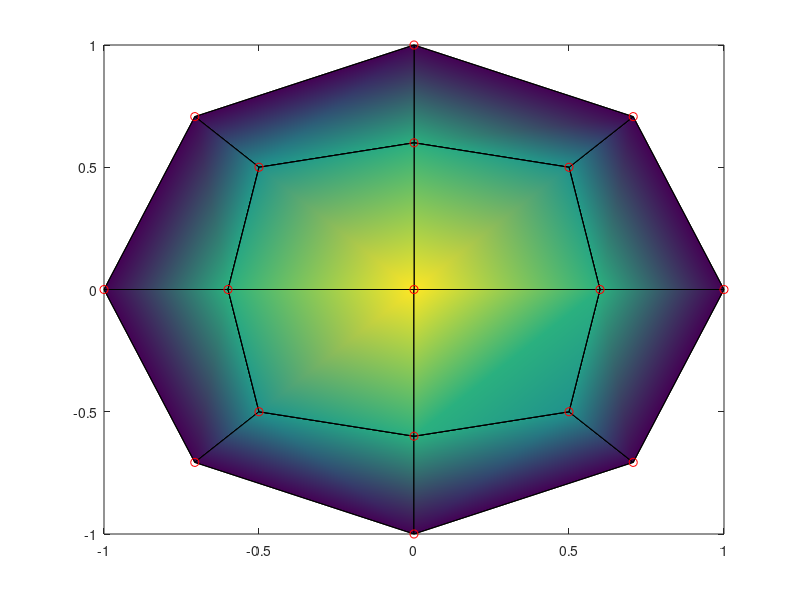

The MATLAB source for this figure: (Note: this script raises an error after producing the figure.)
clear all
%--------------------------------------------------------------------------
%   Putting things together : Primeiro teste completo dos quads de 4-nos
%   num circulo de raio 1 e representacao grafica
%   Autor: Prof. J. L. M. Fernandes
%--------------------------------------------------------------------------
%
%   definicao "manual" da malha: teste com 3x4=12 quads
quad=[1 2 10 9;2 3 11 10;3 4 12 11;4 5 13 12;5 6 14 13;6 7 15 14;7 8 16 15;
    8 1 9 16;9 10 11 17;11 12 13 17;13 14 15 17;15 16 9 17]
Nquads=size(quad,1)

G=0.5
H=0.6
x1=[1 0.707107 0 -0.707107 -1 -0.707107 0 0.707107 H G 0 -G ...
    -H -G 0 G 0.0]'
y1=[0 0.707107 1 0.707107 0 -0.707107 -1 -0.707107 0 G H G ...
    0 -G -H -G 0.0]'
Nnds=size(x1,1)
%   fim da geracao de malha aqui
%--------------------------------------------------------------------------
%   Tarefa 39, 1a parte : seccao para desenhar a malha de quads-4
%   com visualizacao a 2D da solucao exacta
%--------------------------------------------------------------------------
%   
u=1-x1.^2-y1.^2
figure(1)

Nquads=size(quad,1);
for i=1:Nquads;

edofs=[quad(i,:)]; %   conectividade deste quad
%   Sugestao: por e tirar comentario aqui para se ver a diferenca
%   com fill e sem fill
fill (x1(edofs),y1(edofs),u(edofs));hold on

plot(x1(edofs),y1(edofs),'k');hold on
end
plot(x1,y1,'ro');
%   fim da visualizacao da malha com a solucao exacta
%-----------------------------------------------------
%
Nels=size(quad,1);       % numero de elementos quad-4

Nnds =size(x1,1);        % numero de nos

%-----------------------------------------------------
%   Tarefa 36 - assemblagem dos elementos
%-----------------------------------------------------
%   inicializacao a zeros
Kg=zeros(Nnds,Nnds);
fg=zeros(Nnds,1);
%   
for i=1:Nels   % ciclo para os elementos

edofs=[quad(i,:)]; %   conectividade deste quad
  %     coordenadas do elemento aqui
  XN(1:4,1)=x1(edofs);
  XN(1:4,2)=y1(edofs);
  %     calculos no elemento
fL= 4.0;
[Ke fe]=Elem_Quad4 (XN,fL);

  %     assemblagem
  Kg(edofs,edofs)= Kg(edofs,edofs) + Ke;  % 
  fg(edofs,1)= fg(edofs,1) + fe;          % 
 
end %for i
%Kg
%fg
%-------------------------------------------------------
%   Tarefa 37 - condicoes de fronteira essenciais aqui
%-------------------------------------------------------
boom=1.0e+14;
kount=0;
for i=1:Nnds;
    % calcular o raio
    r =sqrt(x1(i)^2+y1(i)^2);
    if (r > 0.985)  % detecao dos nos da fronteira feita pelo valor do raio
        %   este no esta na fronteira
    Kg(i,i) = boom;
    fg(i,1)= boom*0;
    kount=kount+1;
    end
end
%-----------------------------------------------------
%   Tarefa 38 - seccao para resolver o sistema e
%   controlar o valor maximo
%-----------------------------------------------------
u=Kg\fg;
kount       % numero de nos detectados na fronteira
umx=max(u)
%----------------------------------------------------------
%   Tarefa 39 - seccao para desenhar a solucao aprox. a 3D
%----------------------------------------------------------
figure
%
for i=1:Nels
edofs=[quad(i,:)];
fill3 (x1(edofs),y1(edofs),u(edofs),u(edofs));hold on
plot(x1(edofs),y1(edofs),'r');hold on
end
plot(x1,y1,'ro');
%-----------------------------------------------------------

%-----------------------------------------------------------
%	Tarefa 39 : Visualizacao do erro a 3D usando fill3
%-----------------------------------------------------------
erru=zeros(Nnds,1);	%   assegurar que e 1 vector coluna
      % solucao exacta
      uex=1-x1.^2-y1.^2 ;
      figure
erru = abs(u - uex); % erro com ou sem sinal aqui

for i=1:Nels;
edofs=[quad(i,:)];
fill3 (x1(edofs),y1(edofs),erru(edofs),erru(edofs));hold on
plot(x1(edofs),y1(edofs),'k');hold on
end
plot(x1,y1,'ro');
%-------------- fim da Tarefa 39 -------------------------------------

%---------------------------------------------------------------------
%   Tarefa 40 - calcular (gradiente) fluxo nos pontos de integracao
%---------------------------------------------------------------------

figure
Res=0
for i=1:Nels;
edofs=[quad(i,:)]; %   conectividade deste quad
  XN(1:4,1)=x1(edofs);
  XN(1:4,2)=y1(edofs);
%   O centroide esta na origem
csi=0;
eta=0;
%--------------------------------------------
%   gerar pontos de integracao
nip = 4;    %   experimentar com 9 pontos e vizualizar

[xp wp]=Genip2DQ (nip);

%   percorrer os pontos de integracao
for ip=1:nip;

csi = xp(ip,1);
eta = xp(ip,2);
%--------------------------------------------
%   para cada ponto calcular
%----------------------------------------------------------------
[B psi Detj]=Shape_N_Der4 (XN,csi,eta);
%----------------------------------------------------------------
uint = psi'*u(edofs);

Res = Res + uint*Detj*wp(ip);
xpint = XN'*psi;    %   coordenadas (x,y) do ponto de integracao
gradu = B'*u(edofs);
fluxu = -gradu;
fill (x1(edofs),y1(edofs),u(edofs));hold on
plot(x1(edofs),y1(edofs),'k');hold on
plot(xpint(1),xpint(2),'bx');hold on
quiver(xpint(1),xpint(2),fluxu(1),fluxu(2),1/10);hold on
end

end
Res;
plot(x1,y1,'ro');

errumx=max(erru)
erms= rms(erru)